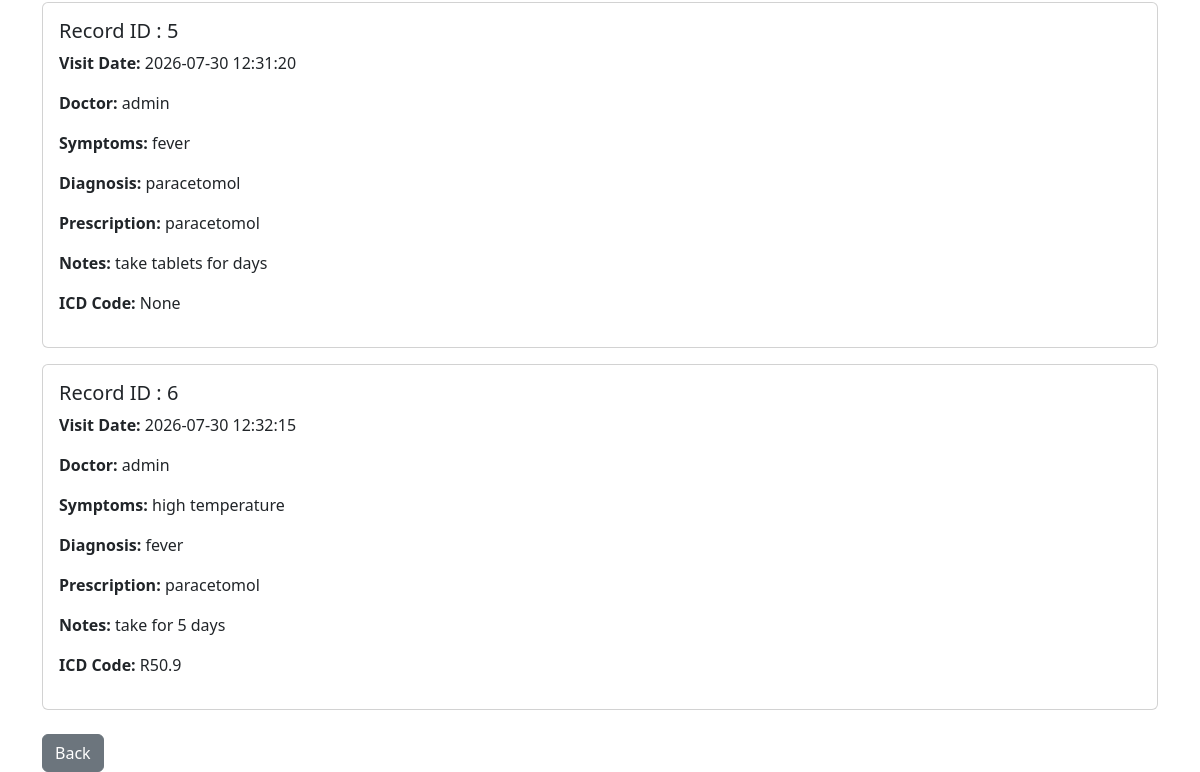
The page /medical_history/2 (lower part) on the database as committed earlier.
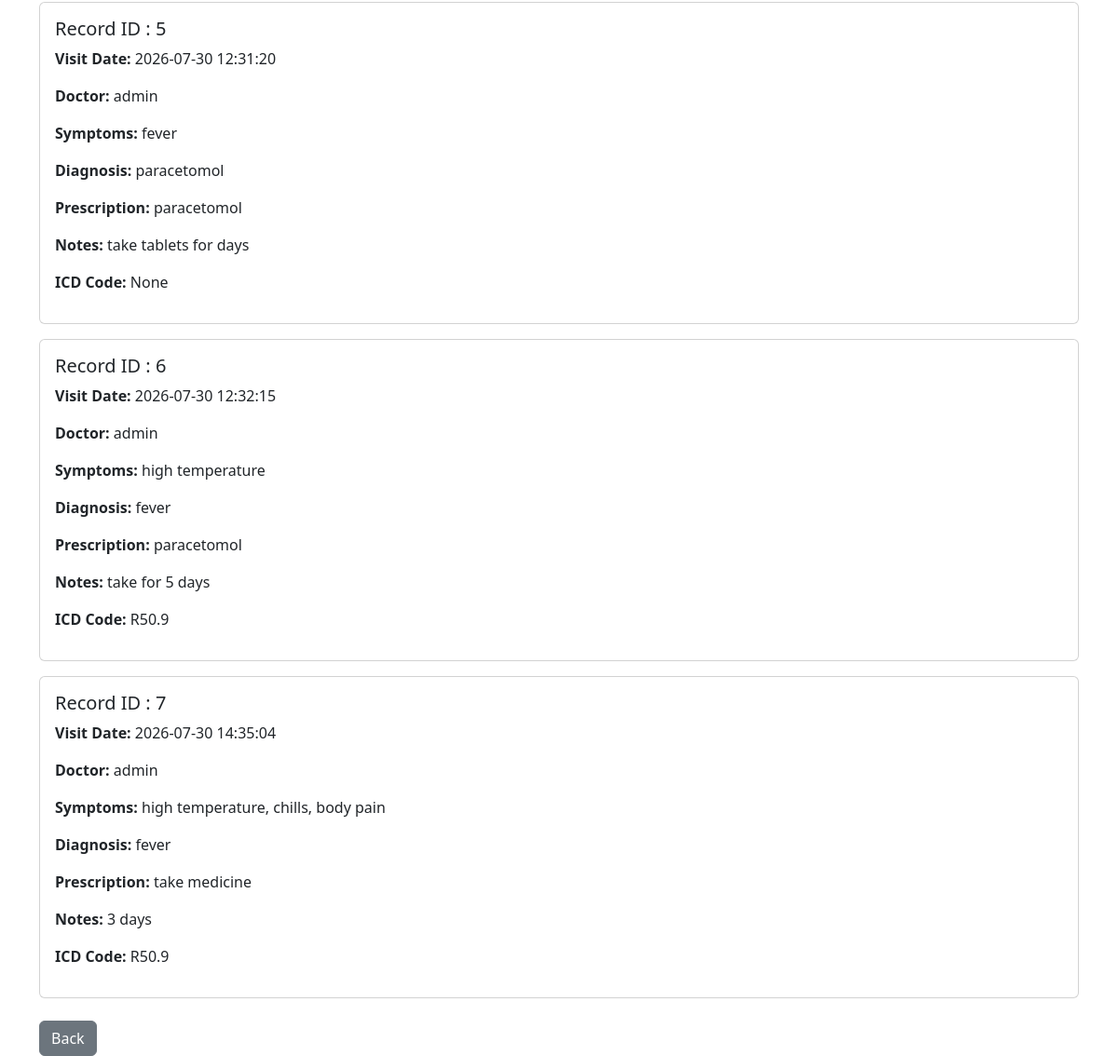
The same page on the database as committed later.
### tables this page shows
CREATE TABLE medical_records(

    record_id INTEGER PRIMARY KEY AUTOINCREMENT,

    patient_id INTEGER,

    symptoms TEXT,

    diagnosis TEXT,

    prescription TEXT,

    notes TEXT,

    icd_code TEXT,

    date TIMESTAMP DEFAULT CURRENT_TIMESTAMP, doctor_name TEXT,

    FOREIGN KEY(patient_id) REFERENCES patients(patient_id)

);

### app.py (the view)
@app.route("/medical_history/<int:patient_id>")
def medical_history(patient_id):
    conn = sq.connect("ehr.db")
    cursor = conn.cursor()
    cursor.execute(
        """
        SELECT * FROM medical_records
        WHERE patient_id=?
        """,
        (patient_id,)
    )
    records = cursor.fetchall()
    cursor.execute(
        """
        SELECT * FROM patients
        WHERE patient_id=?
        """,
        (patient_id,)
    )
    patient = cursor.fetchone()
    conn.close()
    return render_template(
        "medical_history.html",
        patient=patient,
        records=records
    )

### templates/medical_history.html (shortened to what this page needs)
<!DOCTYPE html>
<html>
<head>
<link href="https://cdn.jsdelivr.net/npm/bootstrap@5.3.8/dist/css/bootstrap.min.css"
rel="stylesheet">
</head>
<body>
<div class="container mt-5">
{% if records %}
{% for record in records %}
<div class="card mt-3">
<div class="card-body">
<h5>
Record ID : {{record[0]}}
</h5>
<p>
<b>Visit Date:</b>
{{record[7]}}
</p>
<p>
<b>Doctor:</b>
{{record[8]}}
</p>
<p>
<b>Symptoms:</b>
{{record[2]}}
</p>
<p>
<b>Diagnosis:</b>
{{record[3]}}
</p>
<p>
<b>Prescription:</b>
{{record[4]}}
</p>
<p>
<b>Notes:</b>
{{record[5]}}
</p>
<p>
<b>ICD Code:</b>
{{record[6]}}
</p>
</div>
</div>
{% endfor %}
{% else %}
<div class="alert alert-info">
No medical records found.
</div>
{% endif %}
<a href="/doctor_dashboard"
class="btn btn-secondary mt-4">
Back
</a>
</div>
</body>
</html>

Rows that differ between the two databases and show on the page:
added medical_records: record_id "7", date "2026-07-30 14:35:04", doctor_name "admin", symptoms "high temperature, chills, body pain", diagnosis "fever", prescription "take medicine", notes "3 days", icd_code "R50.9"
